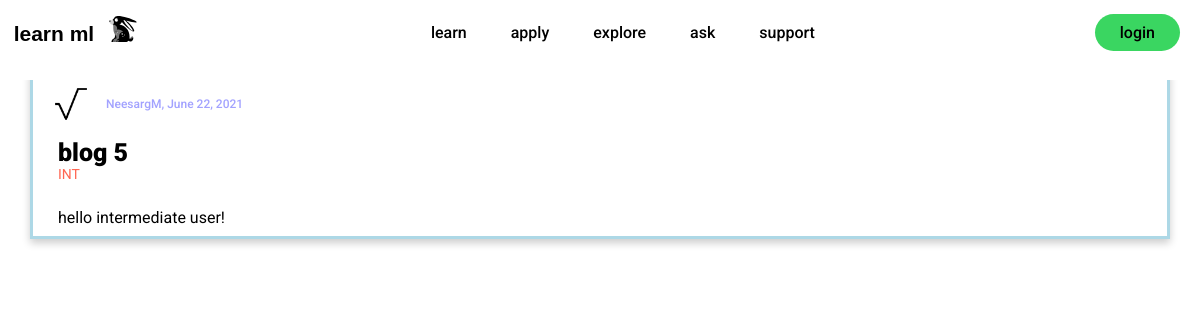
The app's page /explore/post/4/blog 5/, older data.
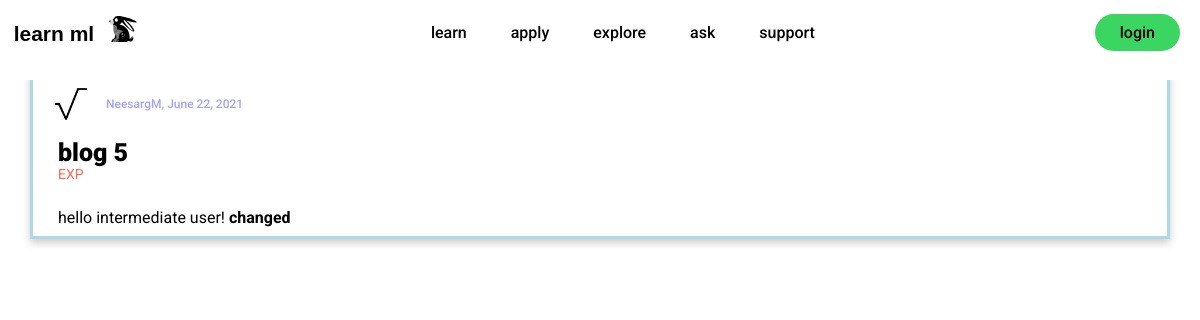
The same page, newer data.
### explore/models.py (models this page shows, shortened)
class Post(models.Model):
	title = models.CharField(max_length=100)
	content = HTMLField()
	date_posted = models.DateTimeField(default=timezone.now)
	author = models.ForeignKey(User, on_delete=models.CASCADE)
	POST_AUDIENCE = [
        ('BEG', 'Beginner'),
        ('INT', 'Intermediate'),
        ('EXP', 'Expert'),
    ]
	audience = models.CharField(max_length=3, choices=POST_AUDIENCE, default='BEG',)
	likes = models.ManyToManyField(User, default=None, blank=True, related_name='likes')

### users/models.py (models this page shows, shortened)
class Profile(models.Model):
	user = models.OneToOneField(User, on_delete=models.CASCADE)
	image = models.ImageField(default='default.jpg', upload_to='profile_pics')

### explore/views.py (the view)
# urls.py: path('post/<int:pk>/<title>/', PostDetailView.as_view(), name='post-detail'),
class PostDetailView(DetailView):
	model = Post

### explore/templates/explore/post_detail.html (shortened to what this page needs)
{% extends "explore/base.html" %}
{% block section %}
<section class="posts-section-d">
	<div class='scroll-div'>
		<input id='scroll_height' value="" disabled></input>
	</div>
	<div class="posts-content-d">
		<div class="post-card-detail-d">
			<div class="post-card-container-d", id="post-card-container-d">
				<div class="pic-name-date">
					<img class="small-prof-pic" src="{{ object.author.profile.image.url }}">
					<p class="post-author-and-date"><a class="post-author-and-date" href="{% url 'user-posts' post.author.username %}">{{ object.author }}, {{ object.date_posted|date:"N d, Y" }}</a></p>
				</div>
				<h2 class="post-title-link">{{ object.title }}</h2>
				<p class="post-audience">{{ object.audience }}</p>
				<div class=post-content-container>
					<p class="post-content">{{ object.content|safe }}</p>
				</div>
			</div>
		</div>
</section>
{% endblock section %}

Row changes from the older to the newer data that the page shows:
changed Post "blog 5": audience "INT" → "EXP"; content "hello intermediate user!" → "hello intermediate user! changed"
